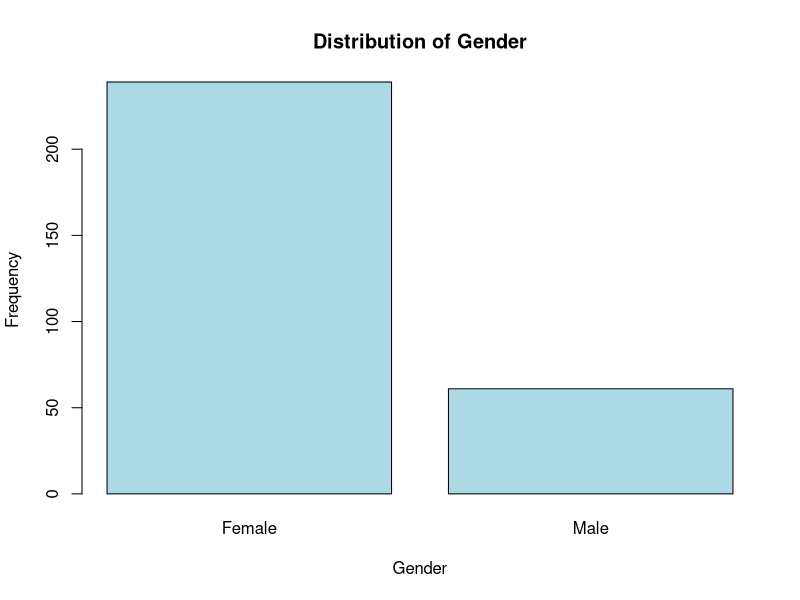
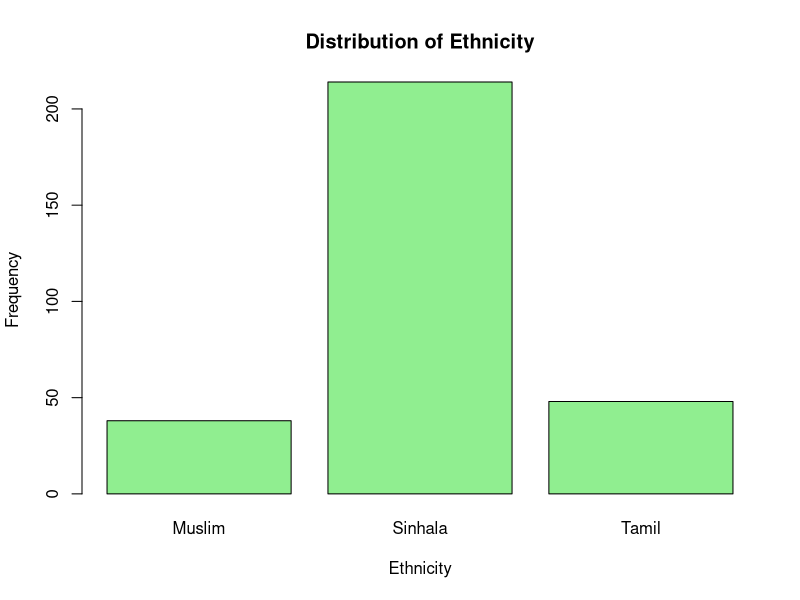
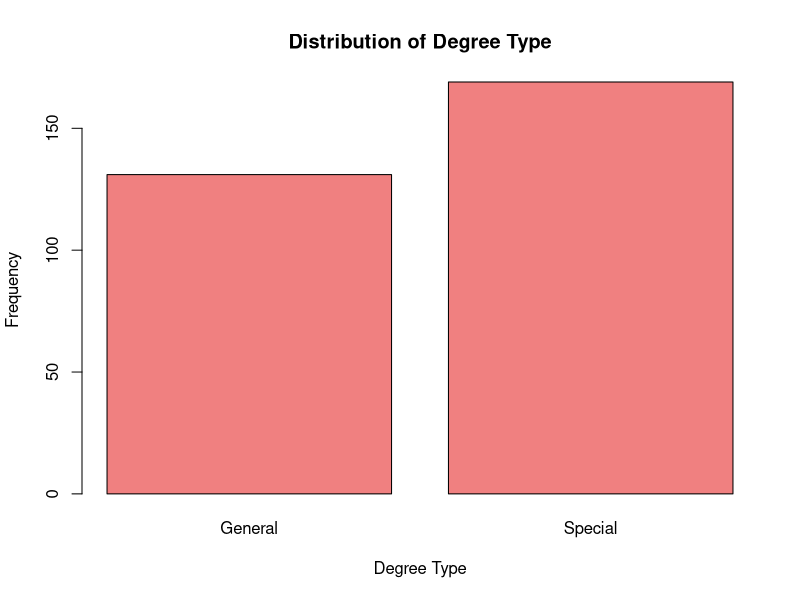
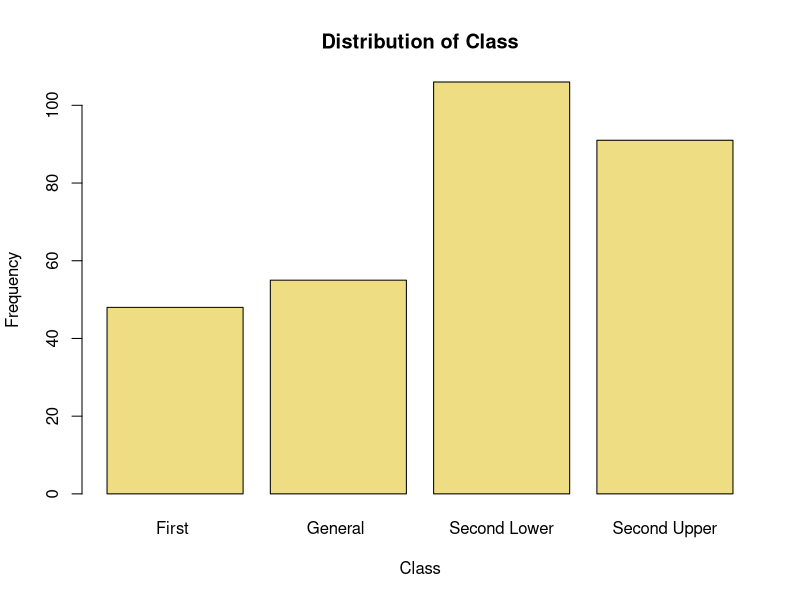
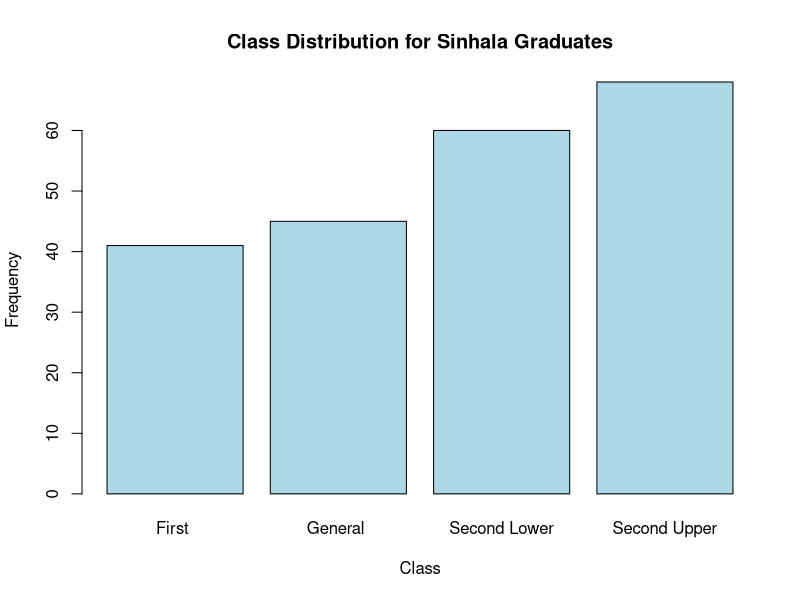
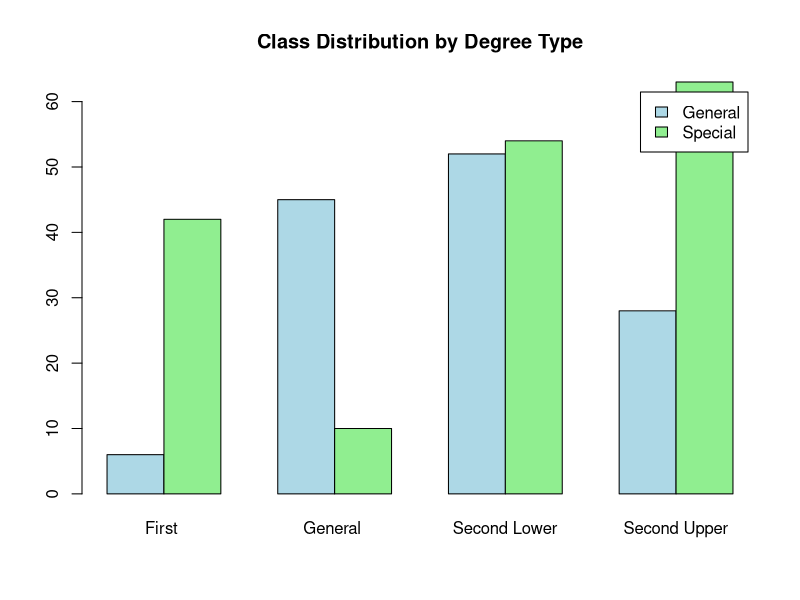
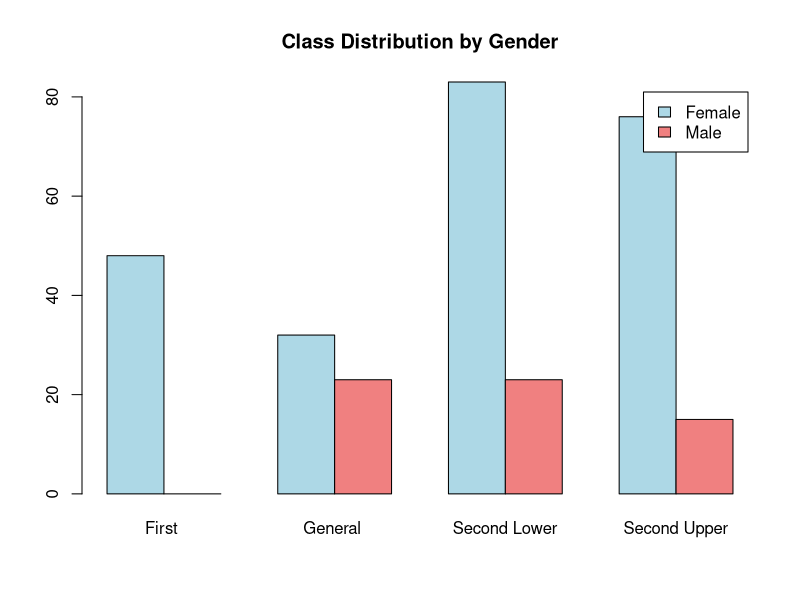

Write the R code that produced these figures, in order.
#(a): Univariate Analysis
install.packages("openxlsx")
library(openxlsx)

# Load the dataset
data <- read.xlsx("Class.xlsx")

# Attach data for easy access
attach(data)

# Univariate analysis for Gender
gender_table <- table(Gender)
barplot(gender_table, main="Distribution of Gender", col="lightblue", xlab="Gender", ylab="Frequency")

# Univariate analysis for Ethnicity
ethnicity_table <- table(Ethnicity)
barplot(ethnicity_table, main="Distribution of Ethnicity", col="lightgreen", xlab="Ethnicity", ylab="Frequency")

# Univariate analysis for Degree Type
degree_table <- table(DegreeType)
barplot(degree_table, main="Distribution of Degree Type", col="lightcoral", xlab="Degree Type", ylab="Frequency")

# Univariate analysis for Class
class_table <- table(Class)
barplot(class_table, main="Distribution of Class", col="lightgoldenrod", xlab="Class", ylab="Frequency")

#(b): Proportion Calculations
#Proportion of Male First-Class Receivers:
male_first_class <- sum(Gender == "Male" & Class == "First")
total_males <- sum(Gender == "Male")
proportion_male_first_class <- male_first_class / total_males
proportion_male_first_class

#Class Distribution for Sinhala Graduates:
sinhala_graduates <- table(Class[Ethnicity == "Sinhala"])
barplot(sinhala_graduates, main="Class Distribution for Sinhala Graduates", col="lightblue", xlab="Class", ylab="Frequency")

#(c): Comparing Degree Types
degree_class_table <- table(DegreeType, Class)
barplot(degree_class_table, main="Class Distribution by Degree Type", col=c("lightblue", "lightgreen"), beside=TRUE, legend = rownames(degree_class_table))

#(d): Comparing Performance by Gender
gender_class_table <- table(Gender, Class)
barplot(gender_class_table, main="Class Distribution by Gender", col=c("lightblue", "lightcoral"), beside=TRUE, legend = rownames(gender_class_table))

#Proportion of Male First-Class Receivers: This code calculates the proportion of males who received a first-class.
#Class Distribution for Sinhala Graduates: The bar plot shows the distribution of classes among Sinhala students.
#Degree Type vs. Class: This plot helps to see if the type of degree (general vs. special) affects the class received.
#Gender vs. Class: This plot allows you to compare how well males and females performed